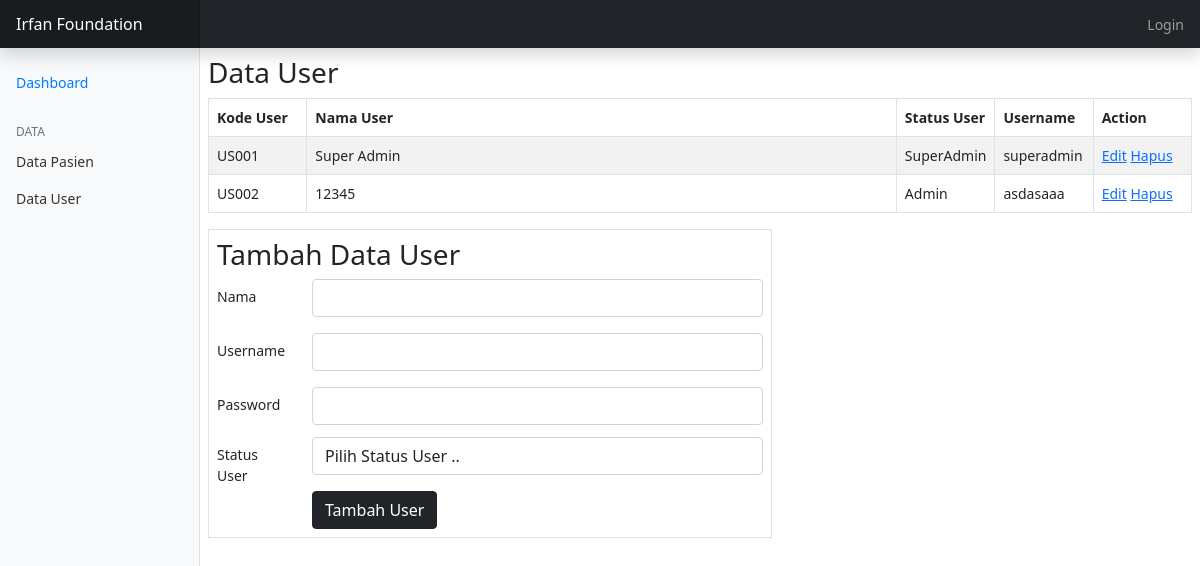
Screenshot of /page/modul/modul_user.php with the database file from the repository.
### tables this page shows
CREATE TABLE `tb_user` (
  `id_user` int(11) NOT NULL,
  `kode_user` varchar(5) NOT NULL,
  `nama_user` varchar(50) NOT NULL,
  `username` varchar(20) NOT NULL,
  `password` varchar(50) NOT NULL,
  `kode_su` varchar(15) NOT NULL
);

CREATE TABLE `master_status_user` (
  `id_su` int(11) NOT NULL,
  `kode_su` varchar(5) NOT NULL,
  `status_user` varchar(15) NOT NULL
);

### page/modul/modul_user.php (the view, shortened to what this page needs)
<?php include '../config/function.php'; ?>
<?php $pasien = mysqli_query($koneksi, "SELECT * FROM tb_user tu INNER JOIN master_status_user  msu ON tu.kode_su=msu.kode_su"); ?>
<?php $status_user = mysqli_query($koneksi, "SELECT * FROM master_status_user"); ?>
<?php
if (isset($_GET['action'])) {
    $action = $_GET['action'];
    switch ($action) {
    case 'tambah':
        echo 'tambah';
        break;
    case 'ubah':
      $kode = $_GET['kd_user'];
      $query = mysqli_query($koneksi, "SELECT * FROM tb_user INNER JOIN master_status_user ON tb_user.kode_su=master_status_user.kode_su WHERE tb_user.kode_user='$kode'");
      $result = mysqli_fetch_array($query);
      if (isset($_POST['ubah'])) {
          if ($_POST>0) {
            editUser($_POST);
          }
      }
      include 'layout/header.php';
      include 'layout/sidebar.php';
        ?>
        <main class="ms-sm-auto col-10 px-md-2">
  <form action="" method="post">
    <div class="row">
      <div class="col-7">
        <fieldset class="border p-2 mt-3">
          <h3 id="addData">Ubah Data User</h3>
          <div class="mt-2 row">
            <label for="nama_user" class="col-sm-2 col-form-label">Nama</label>
            <div class="col-sm-10">
              <input type="text" class="form-control mb-2" id="nama_user" name="nama_user" value=<?=$result['nama_user']?>>
              <input type="hidden" class="form-control mb-2" id="kode_user" name="kode_user" value=<?=$result['kode_user']?>>
            </div>
          </div>
          <div class="mt-2 row">
            <label for="username" class="col-sm-2 col-form-label">Username</label>
            <div class="col-sm-10">
              <input type="text" class="form-control mb-2" id="username" name="username" value=<?=$result['username']?> disabled>
            </div>
          </div>
          <div class="mt-2 row">
            <label for="password" class="col-sm-2 col-form-label">Password</label>
            <div class="col-sm-10">
              <input type="text" class="form-control mb-2" id="password" name="password"">
            </div>
          </div>
          <div class="mt-1 row">
            <label for="usia" class="col-sm-2 col-form-label">Status User</label>
            <div class="col-sm-10">
              <select name="kode_su" id="kode_su" class="form-control mb-2" required>
                <option value="<?=$result['kode_su']?>"><?=$result['status_user']?></option>
                <?php while ($jk = mysqli_fetch_array($status_user)) {
                        ?>
                <option value="<?=$jk['kode_su']?>"><?=$jk['status_user']?></option>
                <?php } ?>
              </select>
              <button type="submit" name="ubah" id="ubah" class="btn btn-md btn-dark mt-2">Ubah
                User</button>
            </div>
          </div>
        </fieldset>
      </div>
    </div>
  </form>
</main>
        <?php
        break;
        case 'cari':
            echo 'cari';
        break;
    }
}else{
   include 'layout/header.php';
   include 'layout/sidebar.php';
   ?>
<main class="ms-sm-auto col-10 px-md-2">
  <h3 class="mt-2">Data User</h3>
  <table class="table table-bordered table-striped mt-2" id="tabel-data1">
    <thead>
      <th>Kode User</th>
      <th>Nama User</th>
      <th>Status User</th>
      <th>Username</th>
      <th>Action</th>
    </thead>
    <tbody>
      <?php
            while ($data=mysqli_fetch_array($pasien)) {
            ?>
      <tr>
        <td width="10%"><?=$data['kode_user']?></td>
        <td><?=$data['nama_user']?></td>
        <td width="10%"><?=$data['status_user']?></td>
        <td width="10%"><?=$data['username']?></td>
        <td width="10%">
          <a href="?module=user&action=ubah&kd_user=<?=$data['kode_user']?>">Edit</a>
          <a href="?module=user&action=hapus&kd_user=<?=$data['kode_user']?>">Hapus</a>
        </td>
      </tr>
      <?php } ?>
    </tbody>
  </table>
  <form action="" method="post">
    <div class="row">
      <div class="col-7">
        <fieldset class="border p-2">
          <h3 id="addData">Tambah Data User</h3>
          <div class="mt-2 row">
            <label for="nama_user" class="col-sm-2 col-form-label">Nama</label>
            <div class="col-sm-10">
              <input type="text" class="form-control mb-2" id="nama_user" name="nama_user">
            </div>
          </div>
          <div class="mt-2 row">
            <label for="username" class="col-sm-2 col-form-label">Username</label>
            <div class="col-sm-10">
              <input type="text" class="form-control mb-2" id="username" name="username">
            </div>
          </div>
          <div class="mt-2 row">
            <label for="password" class="col-sm-2 col-form-label">Password</label>
            <div class="col-sm-10">
              <input type="text" class="form-control mb-2" id="password" name="password">
            </div>
          </div>
          <div class="mt-1 row">
            <label for="usia" class="col-sm-2 col-form-label">Status User</label>
            <div class="col-sm-10">
              <select name="kode_su" id="kode_su" class="form-control mb-2" required>
                <option value="">Pilih Status User ..</option>
              </select>
              <button type="submit" name="adduser" id="adduser" class="btn btn-md btn-dark mt-2">Tambah
                User</button>
            </div>
          </div>
        </fieldset>
      </div>
    </div>
  </form>
  <?php
}
?>
</main>
<?php include 'layout/footer.php'; ?>

### rows the page displays
tb_user: kode_user "US001", nama_user "Super Admin", master_status_user.status_user "SuperAdmin", username "superadmin"
tb_user: kode_user "US002", nama_user "12345", master_status_user.status_user "Admin", username "asdasaaa"
